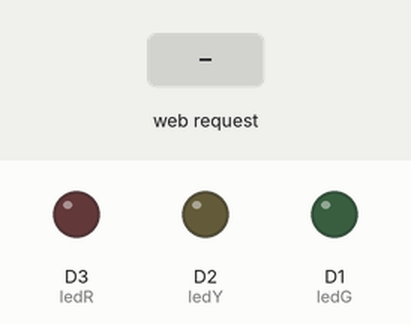
Simulated run of this sketch. Board: ESP8266 (Wemos D1 mini). Parts: output pins drawn as LEDs (lit = HIGH). Dashed ring = blinking. The inputs (shaded band) are chosen by the test bench. WiFi joins after 1.5 s; servers stay silent unless stated; what the sketch prints to the serial monitor is not drawn.

Above: at 2.7 s.
2.8 s: HTTP request GET /led=blink received
At 2.99 s:
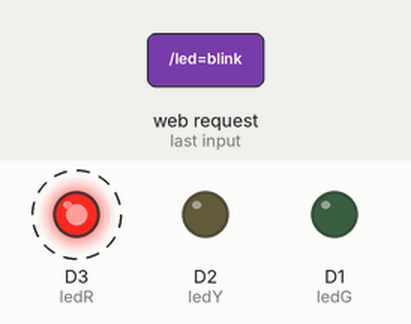
5.8 s: HTTP request GET /led=green received
At 6.2 s:
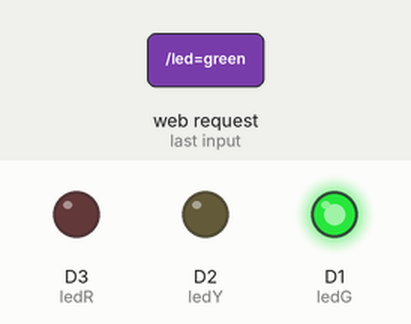
7.3 s: HTTP request GET /led=yellow received
At 8.7 s:
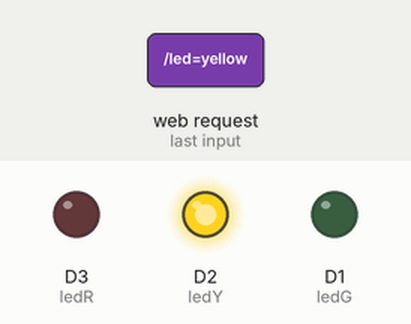
Timing chart, 0 to 10.3 s (numbered marks = the images above; inputs shaded):
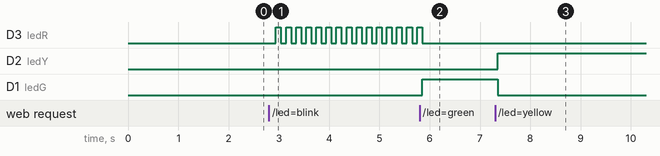

The sketch:

Stoplight.ino
```cpp
#include <ESP8266WiFi.h>              // This includes the libraries to connect to wifi and start a server

const char* wifiSSID = ":)";     // In order for this to work, you MUST specify the SSID for your wifi
const char* wifiPSK  = ":)";   // And the preshared key (wifi password)

WiFiServer server(80);                // This sets which port our server will listen on

int ledR = D3;                        // Sets which GPIO pin we will use for the Red LED
int ledY = D2;                        // Sets which GPIO pin we will use for the Yellow LED
int ledG = D1;                        // Sets which GPIO pin we will use for the Green LED
String ledState = "off";              // Initialize a variable for tracking the state of the LED
                                      // LED States: off, red, yellow, green, cycle, blink

int cycleFreq = 1000;                 // Time between lights turning on - 1000ms = 1s
unsigned long cycleTimer = 0;         // The timer to keep track of how long it's been since the last LED change

int cycleLed = 1;                     // Integer to keep track of which color LED we're on

// Turn off all LEDs and Reset the Cycle Timer and Cycle LED
void allOff() {
    cycleTimer = 0;
    cycleLed = 1;
    digitalWrite(ledR,LOW);
    digitalWrite(ledY,LOW);
    digitalWrite(ledG,LOW);
}

void setup() {                        // Perform this part once when first powered on
  Serial.begin(9600);                 // Open a serial connection (for debugging)
  delay(10);                          // Wait 10 milliseconds (1/100th of a second)
  Serial.println("Initializing ..."); // DEBUG CODE

  pinMode(ledR, OUTPUT);            // Set the Red LED pin to Output
  digitalWrite(ledR, LOW);          // Set the pin to LOW (Off)
  pinMode(ledG, OUTPUT);            // Set the Green LED pin to Output
  digitalWrite(ledG, LOW);          // Set the pin to LOW (Off)
  pinMode(ledY, OUTPUT);            // Set the Yellow LED pin to Output
  digitalWrite(ledY, LOW);          // Set the pin to LOW (Off)

  // ** Connect to WiFi network - Adapted from http://www.esp8266learning.com/wemos-webserver-example.php
  Serial.print("Connecting to ");           // Display debugging connection info
  Serial.println(wifiSSID);                 // Print the configured SSID to the Serial Monitor

  WiFi.begin(wifiSSID, wifiPSK);            // Use the provided SSID and PSK to connect

  while (WiFi.status() != WL_CONNECTED) {   // If not connected to wifi
    delay(500);                             // Pause
    Serial.print(".");                      // Print a dot each loop while trying to connect
  }
  Serial.println("");
  Serial.println("WiFi connected");         // Print "connected" message to the Serial Monitor

  server.begin();                           // Start the web server
  Serial.println("Server started");

  Serial.print("Control the LED Flashlight at: ");          // Print the connected IP address to the Serial Monitor
  Serial.print("http://");
  Serial.print(WiFi.localIP());
  Serial.println("/");
} // ** End Adapted Code - This is the end of the code that was adapted from www.esp8266learning.com

void loop() { // ** Create a web server - Adapted from http://www.esp8266learning.com/wemos-webserver-example.php
  WiFiClient client = server.available(); // Create a new client object for available connections
  if (client) {                           // If a client is connected, wait until it sends some data
    while (!client.available()) {         // If the client hasn't sent info, wait for it
      delay(10);
    }

    String request = client.readStringUntil('\r');  // read the first line of the request
    Serial.println(request);              // DEBUG CODE - Echo the request to the Serial Monitor for debug
    client.flush();                       // Wait until the buffers are clear

    if (request.indexOf("/led=red") != -1) {   // If the request is for the page "/led=red"
      allOff();                                //   Turn off the lights and reset the cycle timer
      digitalWrite(ledR, HIGH);                //   then set the Red led Pin to high (turn on)
      ledState = "red";                        //   and track the state as "red"
    }
    if (request.indexOf("/led=off") != -1) {  // If the request is for the page "/led=off"
      allOff();                               //   then set all the led Pins to low (turn off)
      ledState = "off";                       //   and track the state as "off"
    }
    if (request.indexOf("/led=green") != -1) {  // If the request is for the page "/led=green"
      allOff();                                 //   Turn off the lights and reset the cycle timer
      digitalWrite(ledG, HIGH);                 //   then set the green led Pin to high (turn on)
      ledState = "green";                       //   and track the state as "green"
    }
    if (request.indexOf("/led=yellow") != -1) {   // If the request is for the page "/led=yellow"
      allOff();                                   // Turn off the lights and reset the cycle timer
      digitalWrite(ledY, HIGH);                   //   then set the yellow led Pin to high (turn on)
      ledState = "yellow";                        //   and track the state as "yellow"
    }
    if (request.indexOf("/led=blink") != -1) {   // If the request is for the page "/led=yellow"
      cycleTimer = 0;
      cycleLed = 1;
      digitalWrite(ledY,LOW);
      digitalWrite(ledG,LOW);                     // Turn off the lights and reset the cycle timer
      digitalWrite(ledR, HIGH);                   //   then set the yellow led Pin to high (turn on)
      ledState = "blink";                        //   and track the state as "blink"
    }
    if (request.indexOf("/led=cycle") != -1) {    //  If the request is for the page "/led=cycle"
        if (cycleTimer == 0) {                    //  If this is the initial check (Cycle timer ==0)
            cycleTimer = millis() + cycleFreq;    //  Set the timer
            digitalWrite(ledR, LOW);              //  Turn off all other LEDs and turn on Green
            digitalWrite(ledY, LOW);
            digitalWrite(ledG, HIGH);
        }
      ledState = "cycle";                         //  and track the state as "cycle"
    }

    // ** End Adapted Code - This is the end of the code that was adapted from www.esp8266learning.com

    // Return the response
    client.println("<!DOCTYPE html>");
    client.println("<html>");
    client.println("<body>");
    client.println("");
    client.println("<h1>Stoplight over Wifi</h1>");
    client.println("");
    client.println("<p>Light Status:</p>");
    client.println("");
    client.print("<input type=\"radio\" id=\"off\" name=\"led\" value=\"off\"");
        if (ledState == "off") {
          client.print(" checked ");
        }
        client.print("onchange=\"window.location.href='/led=off'");
    client.println("\">");
    client.println("<label for=\"off\">Off</label><br>");
    client.println("<input type=\"radio\" id=\"red\" name=\"led\" value=\"red\"");
        if (ledState == "red") {
          client.print(" checked ");
        }
        client.print("onchange=\"window.location.href='/led=red'");
    client.println("\">");
    client.println("<label for=\"red\">Red</label><br>");
    client.println("<input type=\"radio\" id=\"yellow\" name=\"led\" value=\"yellow\"");
        if (ledState == "yellow") {
          client.print(" checked ");
        }
        client.print("onchange=\"window.location.href='/led=yellow'");
    client.println("\">");
    client.println("<label for=\"yellow\">Yellow</label><br>");
    client.println("<input type=\"radio\" id=\"green\" name=\"led\" value=\"green\"");
        if (ledState == "green") {
          client.print(" checked ");
        }
        client.print("onchange=\"window.location.href='/led=green'");
    client.println("\">");
    client.println("<label for=\"green\">Green</label><br>");
    client.println("<input type=\"radio\" id=\"cycle\" name=\"led\" value=\"cycle\"");
        if (ledState == "cycle") {
          client.print(" checked ");
        }
        client.print("onchange=\"window.location.href='/led=cycle'");
    client.println("\">");
    client.println("<label for=\"cycle\">Cycle</label><br>");
    client.println("<input type=\"radio\" id=\"blink\" name=\"led\" value=\"blink\"");
        if (ledState == "blink") {
          client.print(" checked ");
        }
        client.print("onchange=\"window.location.href='/led=blink'");
    client.println("\">");
    client.println("<label for=\"blink\">Blink</label><br>");
    client.println("</body>");
    client.println("</html>");
  }
//  Code to cycle the LEDs
  if (millis() > cycleTimer && ledState == "cycle") {   //  If the mode is "cycle" and it's time to change LEDs
          cycleTimer = millis() + cycleFreq;            //  Reset the cycleTimer
          switch(cycleLed) {                            //  Depending on the cycleLed turn on an LED and the rest off
              case 0 : // Red
                  digitalWrite(ledG, LOW);
                  digitalWrite(ledY, LOW);
                  digitalWrite(ledR, HIGH);
                  cycleLed = 1;                         //  and set the cycleLed to the next color in order.
                  break;
              case 1 : // Green
                  digitalWrite(ledR, LOW);
                  digitalWrite(ledY, LOW);
                  digitalWrite(ledG, HIGH);
                  cycleLed = 2;                         //  and set the cycleLed to the next color in order.
                  break;
              case 2 : // Yellow
                  digitalWrite(ledG, LOW);
                  digitalWrite(ledR, LOW);
                  digitalWrite(ledY, HIGH);
                  cycleLed = 0;                         //  and set the cycleLed to the next color in order.
                  break;
          }
  }
  else if (millis() > cycleTimer && ledState == "blink") {
    int blnk = digitalRead(ledR);
    digitalWrite(ledR, !blnk);
  }
  delay(100); // This introduces a little pause in each cycle. Probably helps save some power.
}
```

Measured:
- after the input at 2.8 s, D3 (ledR): alternates HIGH for 0.10 s and LOW for 0.10 s, starting after 0.14 s
- after the input at 5.8 s, D3 (ledR): goes on until 5.8 s, then stays LOW; D1 (ledG): LOW → HIGH after 0.05 s
- after the input at 7.3 s, D2 (ledY): LOW → HIGH after 0.05 s; D1 (ledG): HIGH → LOW after 0.05 s
